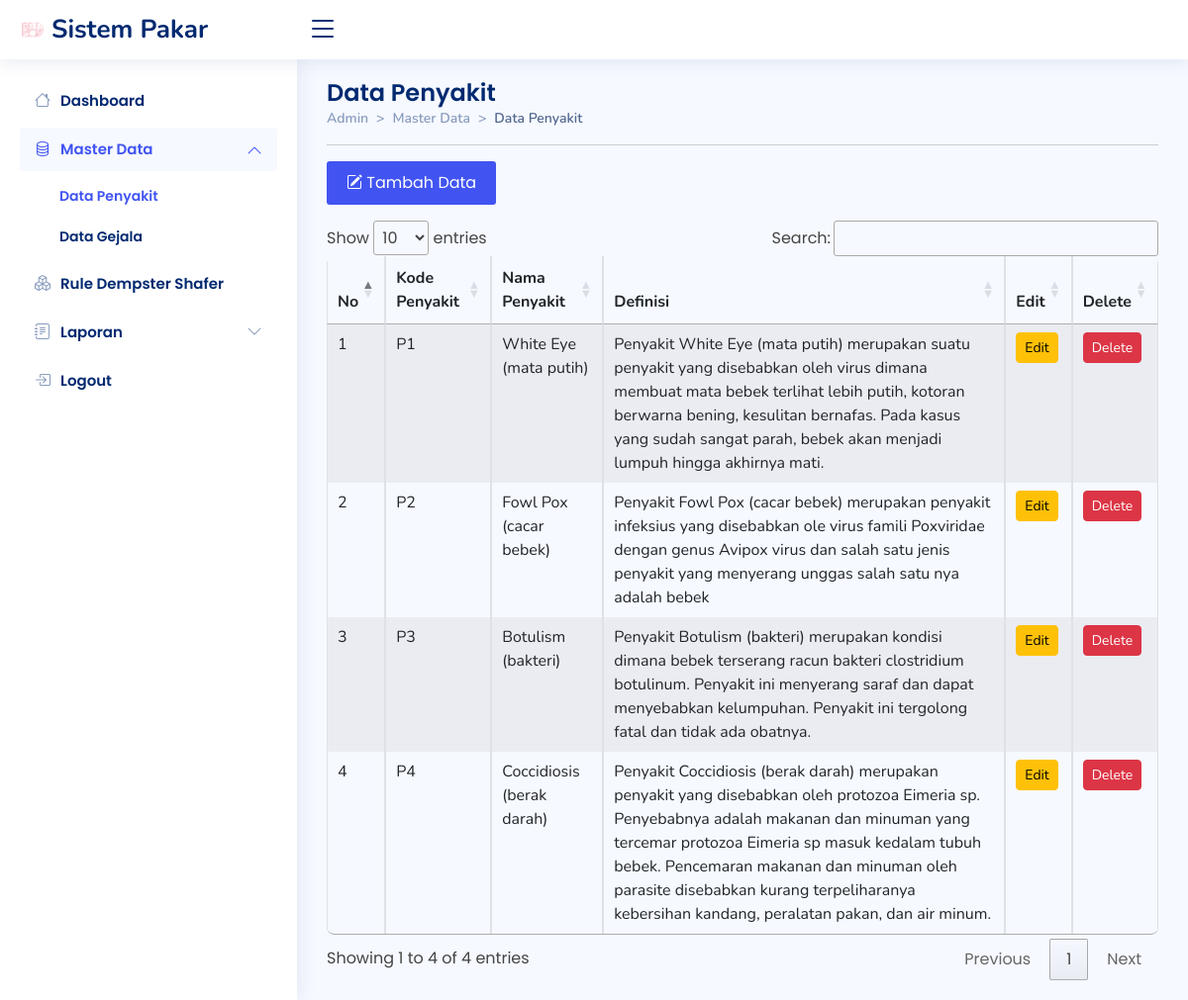
The app's page /admin/penyakit/penyakit.php, older data.
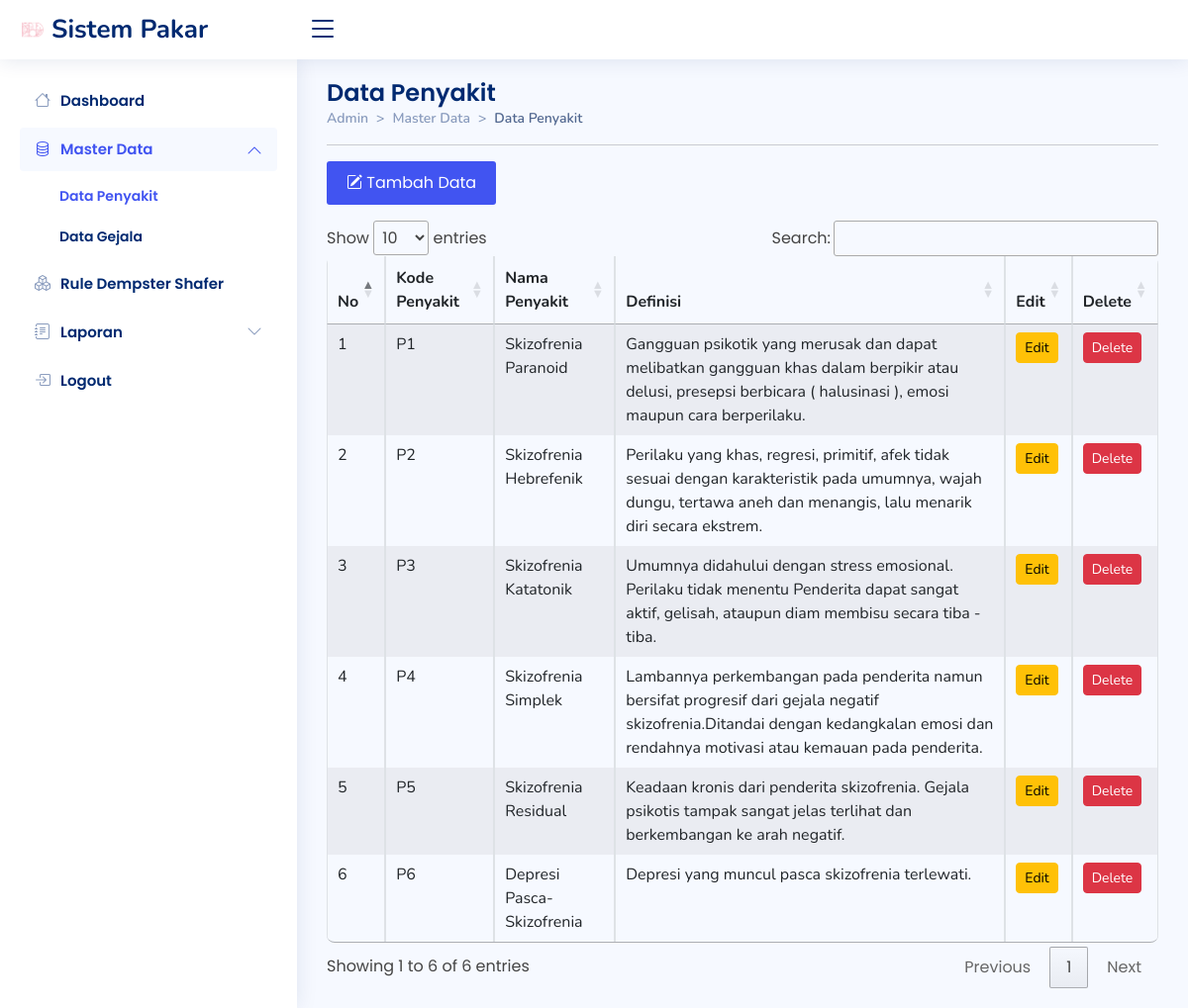
The same page, newer data.
### tables this page shows
CREATE TABLE `tb_penyakit` (
  `id` int(11) NOT NULL,
  `kdpenyakit` varchar(3) DEFAULT NULL,
  `nama_penyakit` varchar(100) DEFAULT NULL,
  `definisi` text
);

### admin/penyakit/penyakit.php (the view, shortened to what the changed rows need)
<!DOCTYPE html>
<html lang="en">
<head>
  <link href="../../assets/vendor/bootstrap/css/bootstrap.min.css" rel="stylesheet">
  <link rel="stylesheet" href="https://cdn.jsdelivr.net/npm/bootstrap-icons@1.10.2/font/bootstrap-icons.css">
  <link href="../../assets/vendor/boxicons/css/boxicons.min.css" rel="stylesheet">
  <link href="../../assets/vendor/quill/quill.snow.css" rel="stylesheet">
  <link href="../../assets/vendor/quill/quill.bubble.css" rel="stylesheet">
  <link href="../../assets/vendor/remixicon/remixicon.css" rel="stylesheet">
  <link href="../../assets/vendor/simple-datatables/style.css" rel="stylesheet">
  <link rel="stylesheet" href="https://cdn.datatables.net/1.12.1/css/jquery.dataTables.min.css">
  <link href="../../assets/css/style.css" rel="stylesheet">
</head>
<body style="background-image: url(../assets/img/bg_jenis_2.png); background-size: cover; background-repeat: no-repeat ;">
  <main id="main" class="main">
    <div class="pagetitle">
      <h1>Data Penyakit</h1>
    </div>
    <section>
      <div class="row">
        <div class="col-md-12">
          <button type="button" class="tambah btn-md mb-3" data-bs-toggle="modal" data-bs-target="#tambahmodal"><i class="bi bi-pencil-square"></i> Tambah Data</button>
          <div class="table-responsive">
            <table id="myTable" class="table table-striped table-hover table-bordered">
              <thead>
                <tr>
                  <th>No</th>
                  <th>Kode Penyakit</th>
                  <th>Nama Penyakit</th>
                  <th>Definisi</th>
                  <th>Edit</th>
                  <th>Delete<input type="hidden" id="texthapus"></th>
                </tr>
              </thead>
              <tbody>
                <?php
                include "../koneksi.php";
                $sql = "SELECT * FROM tb_penyakit  ORDER BY kdpenyakit";
                $qry = mysqli_query($koneksi, $sql) or die("SQL Error" . mysqli_error($koneksi));
                $no = 0;
                while ($data = mysqli_fetch_array($qry)) {
                  $no++;
                ?>
                  <tr>
                    <td><?php echo $no; ?></td>
                    <td><?php echo $data['kdpenyakit']; ?></td>
                    <td><?php echo $data['nama_penyakit']; ?></td>
                    <td><?php echo $data['definisi']; ?></td>
                    <td><a href="./editpenyakit.php?kdubah=<?php echo $data['id']; ?>" class="btn btn-warning btn-sm">Edit</a></td>
                    <td><a onClick="return HapusData('<?php echo $data['id']; ?>');" class="btn btn-danger btn-sm" data-bs-toggle="modal" data-bs-target="#hapusmodal">Delete</a>
                    </td>
                  </tr><?php } ?>
              </tbody>
            </table>
          </div>
        </div>
      </div>
    </section>
  </main>
</body>
</html>

Row changes from the older to the newer data that the page shows:
changed tb_penyakit: nama_penyakit "White Eye (mata putih)" → "Skizofrenia Paranoid"; definisi "Penyakit White Eye (mata putih) merupakan suatu penyakit yang disebabkan oleh virus dimana membuat mata bebek terlihat lebih putih, kotoran berwarna bening, kesulitan bernafas. Pada kasus yang sudah sangat parah, bebek akan menjadi lumpuh hingga akhirnya mati." → "Gangguan psikotik yang merusak dan dapat melibatkan gangguan khas dalam berpikir atau delusi, presepsi berbicara ( halusinasi ), emosi maupun cara berperilaku."
changed tb_penyakit: nama_penyakit "Fowl Pox (cacar bebek)" → "Skizofrenia Hebrefenik"; definisi "Penyakit Fowl Pox (cacar bebek) merupakan penyakit infeksius yang disebabkan ole virus famili Poxviridae dengan genus Avipox virus dan salah satu jenis penyakit yang menyerang unggas salah satu nya adalah bebek" → "Perilaku yang khas, regresi, primitif, afek tidak sesuai dengan karakteristik pada umumnya, wajah dungu, tertawa aneh dan menangis, lalu menarik diri secara ekstrem."
changed tb_penyakit: nama_penyakit "Botulism (bakteri)" → "Skizofrenia Katatonik"; definisi "Penyakit Botulism (bakteri) merupakan kondisi dimana bebek terserang racun bakteri clostridium botulinum. Penyakit ini menyerang saraf dan dapat menyebabkan kelumpuhan. Penyakit ini tergolong fatal dan tidak ada obatnya." → "Umumnya didahului dengan stress emosional. Perilaku tidak menentu Penderita dapat sangat aktif, gelisah, ataupun diam membisu secara tiba - tiba."
changed tb_penyakit: nama_penyakit "Coccidiosis (berak darah)" → "Skizofrenia Simplek"; definisi "Penyakit Coccidiosis (berak darah) merupakan penyakit yang disebabkan oleh protozoa Eimeria sp. Penyebabnya adalah makanan dan minuman yang tercemar protozoa Eimeria sp masuk kedalam tubuh bebek. Pencemaran makanan dan minuman oleh parasite disebabkan kurang terpeliharanya kebersihan kandang, peralatan pakan, dan air minum." → "Lambannya perkembangan pada penderita namun bersifat progresif dari gejala negatif skizofrenia.Ditandai dengan kedangkalan emosi dan rendahnya motivasi atau kemauan pada penderita."
added tb_penyakit: kdpenyakit "P5", nama_penyakit "Skizofrenia Residual", definisi "Keadaan kronis dari penderita skizofrenia. Gejala psikotis tampak sangat jelas terlihat dan berkembangan ke arah negatif."
added tb_penyakit: kdpenyakit "P6", nama_penyakit "Depresi Pasca-Skizofrenia", definisi "Depresi yang muncul pasca skizofrenia terlewati."
Text that changed along with them:
text written by a page script: "Show entries Search: Showing 1 to 4 of 4 entries Previous 1 Next" → "Show entries Search: Showing 1 to 6 of 6 entries Previous 1 Next"
